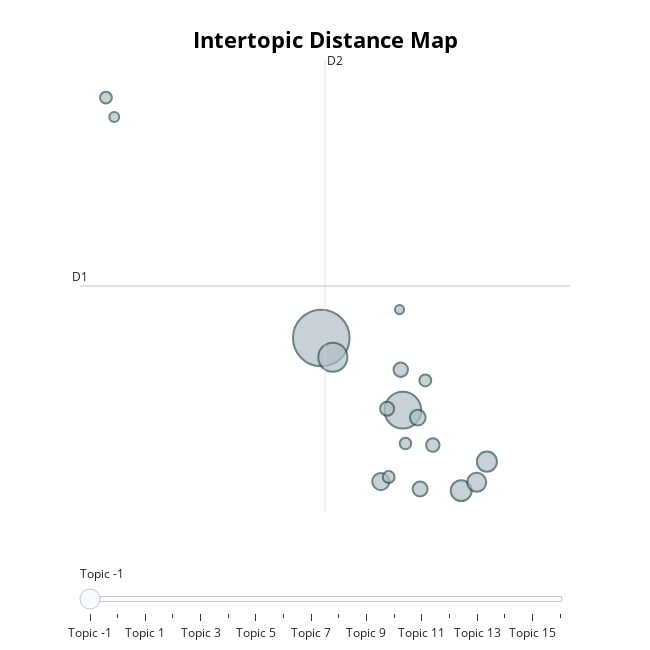

Notebook cell for this chart:
### Code cell
from bertopic import BERTopic
import spacy


nlp = spacy.load("en_core_web_md")


file_path = "first.txt"
with open(file_path, "r", encoding="utf-8") as file:
    data = file.readlines()





def preprocess_text(text):
    doc = nlp(text)
    tokens = [token.lemma_.lower() for token in doc if not token.is_stop and not token.is_punct and token.is_alpha]
    return ' '.join(tokens)

data_preprocessed = [preprocess_text(sentence) for sentence in data]

model = BERTopic()
topics, _ = model.fit_transform(data_preprocessed)


model.visualize_topics(topics=model.get_topics(), top_n_topics=10)

### Figure 1 — Plotly figure (JSON) as saved in the notebook; plotly's stock layout.template omitted (floating-point values rounded to 4 significant figures)
{"data": [{"customdata": [[-1, "ec | directive | fail | article | european", 164], [0, "publicity | offer |  |  | ", 388], [1, "comparative | mark | advertising | advertiser | advertisement", 103], [2, "package | contract | court | travel | directive", 53], [3, "foodstuff | food | product | label | medicinal", 49], [4, "member | state | product | ground | rule", 44], [5, "cost | pay | republic | order | kingdom", 36], [6, "parliament | european | ec | council | comply", 30], [7, "loan | consumer | agreement | immovable | property", 27], [8, "liability | defective | liable | product | operation", 25], [9, "designation | origin | geographical | indication | name", 24], [10, "obligation | fulfil | fail | directive | kingdom", 22], [11, "fail | kingdom | fulfil | necessary | obligation", 17], [12, "wine | hungary | finland | reciprocal | control", 17], [13, "service | universal | communication | network | electronic", 17], [14, "approximation | law | regulation | council | june", 16], [15, "channel | provide | telephone | service | voice", 12], [16, "consumer | respect | business | council | unfair", 10]], "hovertemplate": "<b>Topic %{customdata[0]}</b><br>%{customdata[1]}<br>Size: %{customdata[2]}", "legendgroup": "", "marker": {"color": "#B0BEC5", "line": {"color": "DarkSlateGrey", "width": 2}, "size": [164, 388, 103, 53, 49, 44, 36, 30, 27, 25, 24, 22, 17, 17, 17, 16, 12, 10], "sizemode": "area", "sizeref": 0.2425, "symbol": "circle"}, "mode": "markers", "name": "", "orientation": "v", "showlegend": false, "type": "scatter", "x": [14.85, 12.27, 12.64, 16.7, 17.51, 17.19, 14.16, 15.33, 15.4, 14.79, 14.36, 15.8, 14.41, 15.56, 5.467, 14.94, 5.73, 14.75], "xaxis": "x", "y": [-0.8392, 0.1408, -0.1204, -1.929, -1.536, -1.815, -1.806, -0.9393, -1.906, -0.2901, -0.819, -1.312, -1.745, -0.4357, 3.399, -1.291, 3.135, 0.5251], "yaxis": "y"}], "layout": {"annotations": [{"showarrow": false, "text": "D1", "x": 4.647, "y": 0.8449, "yshift": 10}, {"showarrow": false, "text": "D2", "x": 12.39, "xshift": 10, "y": 3.909}], "height": 650, "hoverlabel": {"bgcolor": "white", "font": {"family": "Rockwell", "size": 16}}, "legend": {"itemsizing": "constant", "tracegroupgap": 0}, "margin": {"t": 60}, "shapes": [{"line": {"color": "#CFD8DC", "width": 2}, "type": "line", "x0": 12.39, "x1": 12.39, "y0": -2.219, "y1": 3.909}, {"line": {"color": "#9E9E9E", "width": 2}, "type": "line", "x0": 4.647, "x1": 20.14, "y0": 0.8449, "y1": 0.8449}], "sliders": [{"active": 0, "pad": {"t": 50}, "steps": [{"args": [{"marker.color": [["#B0BEC5", "#B0BEC5", "#B0BEC5", "#B0BEC5", "#B0BEC5", "#B0BEC5", "#B0BEC5", "#B0BEC5", "#B0BEC5", "#B0BEC5", "#B0BEC5", "#B0BEC5", "#B0BEC5", "#B0BEC5", "#B0BEC5", "#B0BEC5", "#B0BEC5", "#B0BEC5"]]}], "label": "Topic -1", "method": "update"}, {"args": [{"marker.color": [["#B0BEC5", "red", "#B0BEC5", "#B0BEC5", "#B0BEC5", "#B0BEC5", "#B0BEC5", "#B0BEC5", "#B0BEC5", "#B0BEC5", "#B0BEC5", "#B0BEC5", "#B0BEC5", "#B0BEC5", "#B0BEC5", "#B0BEC5", "#B0BEC5", "#B0BEC5"]]}], "label": "Topic 0", "method": "update"}, {"args": [{"marker.color": [["#B0BEC5", "#B0BEC5", "red", "#B0BEC5", "#B0BEC5", "#B0BEC5", "#B0BEC5", "#B0BEC5", "#B0BEC5", "#B0BEC5", "#B0BEC5", "#B0BEC5", "#B0BEC5", "#B0BEC5", "#B0BEC5", "#B0BEC5", "#B0BEC5", "#B0BEC5"]]}], "label": "Topic 1", "method": "update"}, {"args": [{"marker.color": [["#B0BEC5", "#B0BEC5", "#B0BEC5", "red", "#B0BEC5", "#B0BEC5", "#B0BEC5", "#B0BEC5", "#B0BEC5", "#B0BEC5", "#B0BEC5", "#B0BEC5", "#B0BEC5", "#B0BEC5", "#B0BEC5", "#B0BEC5", "#B0BEC5", "#B0BEC5"]]}], "label": "Topic 2", "method": "update"}, {"args": [{"marker.color": [["#B0BEC5", "#B0BEC5", "#B0BEC5", "#B0BEC5", "red", "#B0BEC5", "#B0BEC5", "#B0BEC5", "#B0BEC5", "#B0BEC5", "#B0BEC5", "#B0BEC5", "#B0BEC5", "#B0BEC5", "#B0BEC5", "#B0BEC5", "#B0BEC5", "#B0BEC5"]]}], "label": "Topic 3", "method": "update"}, {"args": [{"marker.color": [["#B0BEC5", "#B0BEC5", "#B0BEC5", "#B0BEC5", "#B0BEC5", "red", "#B0BEC5", "#B0BEC5", "#B0BEC5", "#B0BEC5", "#B0BEC5", "#B0BEC5", "#B0BEC5", "#B0BEC5", "#B0BEC5", "#B0BEC5", "#B0BEC5", "#B0BEC5"]]}], "label": "Topic 4", "method": "update"}, {"args": [{"marker.color": [["#B0BEC5", "#B0BEC5", "#B0BEC5", "#B0BEC5", "#B0BEC5", "#B0BEC5", "red", "#B0BEC5", "#B0BEC5", "#B0BEC5", "#B0BEC5", "#B0BEC5", "#B0BEC5", "#B0BEC5", "#B0BEC5", "#B0BEC5", "#B0BEC5", "#B0BEC5"]]}], "label": "Topic 5", "method": "update"}, {"args": [{"marker.color": [["#B0BEC5", "#B0BEC5", "#B0BEC5", "#B0BEC5", "#B0BEC5", "#B0BEC5", "#B0BEC5", "red", "#B0BEC5", "#B0BEC5", "#B0BEC5", "#B0BEC5", "#B0BEC5", "#B0BEC5", "#B0BEC5", "#B0BEC5", "#B0BEC5", "#B0BEC5"]]}], "label": "Topic 6", "method": "update"}, {"args": [{"marker.color": [["#B0BEC5", "#B0BEC5", "#B0BEC5", "#B0BEC5", "#B0BEC5", "#B0BEC5", "#B0BEC5", "#B0BEC5", "red", "#B0BEC5", "#B0BEC5", "#B0BEC5", "#B0BEC5", "#B0BEC5", "#B0BEC5", "#B0BEC5", "#B0BEC5", "#B0BEC5"]]}], "label": "Topic 7", "method": "update"}, {"args": [{"marker.color": [["#B0BEC5", "#B0BEC5", "#B0BEC5", "#B0BEC5", "#B0BEC5", "#B0BEC5", "#B0BEC5", "#B0BEC5", "#B0BEC5", "red", "#B0BEC5", "#B0BEC5", "#B0BEC5", "#B0BEC5", "#B0BEC5", "#B0BEC5", "#B0BEC5", "#B0BEC5"]]}], "label": "Topic 8", "method": "update"}, {"args": [{"marker.color": [["#B0BEC5", "#B0BEC5", "#B0BEC5", "#B0BEC5", "#B0BEC5", "#B0BEC5", "#B0BEC5", "#B0BEC5", "#B0BEC5", "#B0BEC5", "red", "#B0BEC5", "#B0BEC5", "#B0BEC5", "#B0BEC5", "#B0BEC5", "#B0BEC5", "#B0BEC5"]]}], "label": "Topic 9", "method": "update"}, {"args": [{"marker.color": [["#B0BEC5", "#B0BEC5", "#B0BEC5", "#B0BEC5", "#B0BEC5", "#B0BEC5", "#B0BEC5", "#B0BEC5", "#B0BEC5", "#B0BEC5", "#B0BEC5", "red", "#B0BEC5", "#B0BEC5", "#B0BEC5", "#B0BEC5", "#B0BEC5", "#B0BEC5"]]}], "label": "Topic 10", "method": "update"}, {"args": [{"marker.color": [["#B0BEC5", "#B0BEC5", "#B0BEC5", "#B0BEC5", "#B0BEC5", "#B0BEC5", "#B0BEC5", "#B0BEC5", "#B0BEC5", "#B0BEC5", "#B0BEC5", "#B0BEC5", "red", "#B0BEC5", "#B0BEC5", "#B0BEC5", "#B0BEC5", "#B0BEC5"]]}], "label": "Topic 11", "method": "update"}, {"args": [{"marker.color": [["#B0BEC5", "#B0BEC5", "#B0BEC5", "#B0BEC5", "#B0BEC5", "#B0BEC5", "#B0BEC5", "#B0BEC5", "#B0BEC5", "#B0BEC5", "#B0BEC5", "#B0BEC5", "#B0BEC5", "red", "#B0BEC5", "#B0BEC5", "#B0BEC5", "#B0BEC5"]]}], "label": "Topic 12", "method": "update"}, {"args": [{"marker.color": [["#B0BEC5", "#B0BEC5", "#B0BEC5", "#B0BEC5", "#B0BEC5", "#B0BEC5", "#B0BEC5", "#B0BEC5", "#B0BEC5", "#B0BEC5", "#B0BEC5", "#B0BEC5", "#B0BEC5", "#B0BEC5", "red", "#B0BEC5", "#B0BEC5", "#B0BEC5"]]}], "label": "Topic 13", "method": "update"}, {"args": [{"marker.color": [["#B0BEC5", "#B0BEC5", "#B0BEC5", "#B0BEC5", "#B0BEC5", "#B0BEC5", "#B0BEC5", "#B0BEC5", "#B0BEC5", "#B0BEC5", "#B0BEC5", "#B0BEC5", "#B0BEC5", "#B0BEC5", "#B0BEC5", "red", "#B0BEC5", "#B0BEC5"]]}], "label": "Topic 14", "method": "update"}, {"args": [{"marker.color": [["#B0BEC5", "#B0BEC5", "#B0BEC5", "#B0BEC5", "#B0BEC5", "#B0BEC5", "#B0BEC5", "#B0BEC5", "#B0BEC5", "#B0BEC5", "#B0BEC5", "#B0BEC5", "#B0BEC5", "#B0BEC5", "#B0BEC5", "#B0BEC5", "red", "#B0BEC5"]]}], "label": "Topic 15", "method": "update"}, {"args": [{"marker.color": [["#B0BEC5", "#B0BEC5", "#B0BEC5", "#B0BEC5", "#B0BEC5", "#B0BEC5", "#B0BEC5", "#B0BEC5", "#B0BEC5", "#B0BEC5", "#B0BEC5", "#B0BEC5", "#B0BEC5", "#B0BEC5", "#B0BEC5", "#B0BEC5", "#B0BEC5", "red"]]}], "label": "Topic 16", "method": "update"}]}], "title": {"font": {"color": "Black", "size": 22}, "text": "<b>Intertopic Distance Map</b>", "x": 0.5, "xanchor": "center", "y": 0.95, "yanchor": "top"}, "width": 650, "xaxis": {"anchor": "y", "domain": [0, 1], "range": [4.647, 20.14], "title": {"text": ""}, "visible": false}, "yaxis": {"anchor": "x", "domain": [0, 1], "range": [-2.219, 3.909], "title": {"text": ""}, "visible": false}}}
